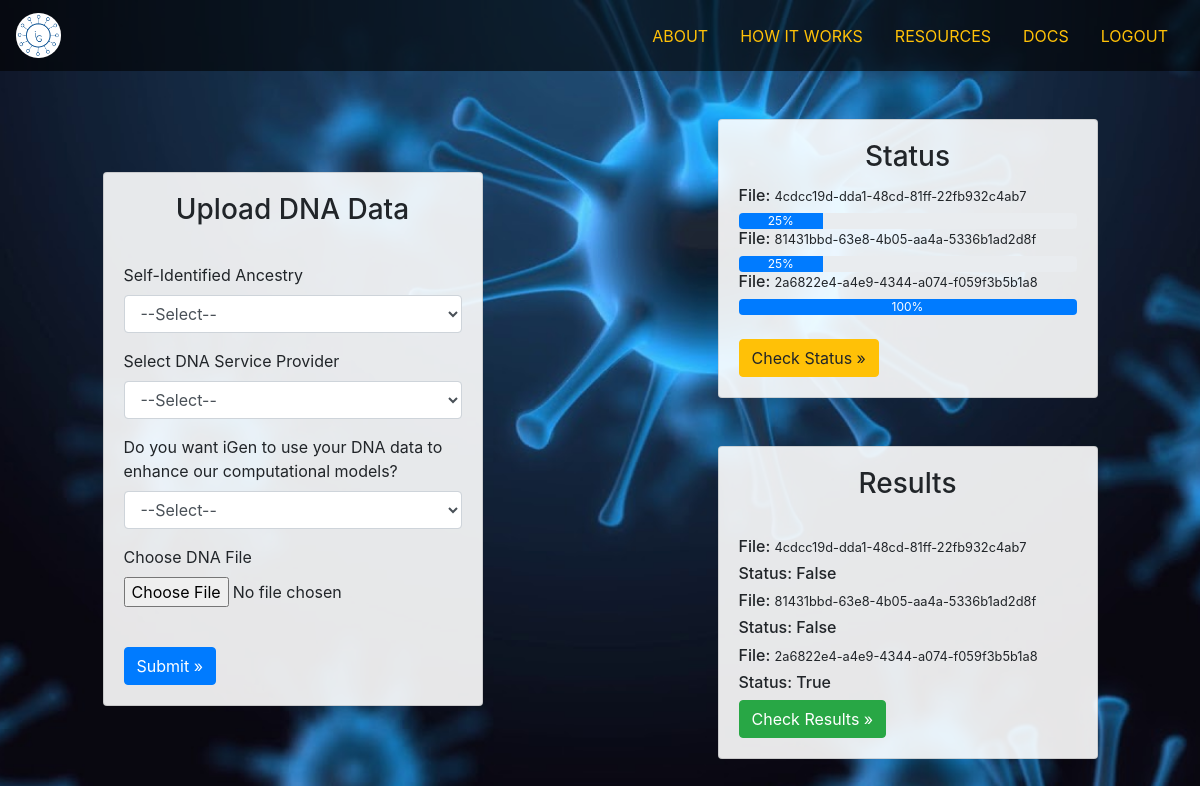
Screenshot of /dashboard (signed in) with the database file from the repository.
### core/models.py (models this page shows, shortened)
class PRS(models.Model):
	uuid = models.UUIDField(primary_key = True, default = uuid.uuid4, editable = False)
	user = models.ForeignKey(User, related_name = 'prs', on_delete=models.CASCADE)
	home_dir = models.CharField(max_length = 512)
	dna_source = models.CharField(max_length = 32, choices = PUBLIC_DNA_CHOICES)
	internal_usage_permission = models.BooleanField(default = False)
	self_identified_ancestry = models.CharField(max_length = 32, choices = SELF_IDENTIFIED_CHOICES)
	job_status = models.BooleanField(default = False)
	creation_date = models.DateField(auto_now_add = True , blank = True)

### core/views.py (the view)
# urls.py: path('dashboard', core_views.dashboard, name = 'dashboard'),
@login_required(login_url='/login/')
def dashboard(request, redirect_kwargs = None):
	if request.method == 'GET':
		if redirect_kwargs == None:
			user = request.user
			prs_files = user.prs.all()
			content = dict()
			content['prs'] = prs_files
			return render(request, 'dashboard.html', content)
		else:
			if "error" in redirect_kwargs:
				return render(request, 'dashboard.html', redirect_kwargs)

### templates/dashboard.html (shortened to what this page needs)
{% load static %}
<!DOCTYPE html>
<html style="height: 100%; padding: 0; margin: 0;">
<head>
	<link rel="stylesheet" href="https://stackpath.bootstrapcdn.com/bootstrap/4.4.1/css/bootstrap.min.css">
</head>
<body style="height: 100%">
	<nav class="navbar navbar-expand-lg navbar-dark" style="background-color: rgba(0,0,0,0.6)">
		<a class="navbar-brand" href="{% url 'home' %}"><img src="{% static 'logo.png' %}" style="height: 45px; border-radius: 22px;"></a>
		<div class="collapse navbar-collapse" id="navbarSupportedContent">
			<ul class="nav ml-auto">
				<li class="nav-item active">
					<a class="nav-link text-warning" href="{% url 'about' %}">ABOUT</a>
				</li>
				<li class="nav-item active">
					<a class="nav-link text-warning" href="{% url 'howitworks' %}">HOW IT WORKS</a>
				</li>
				<li class="nav-item active">
					<a class="nav-link text-warning" href="">RESOURCES</a>
				</li>
				<li class="nav-item active">
					<a class="nav-link text-warning" href="#">DOCS</a>
				</li>
				<li class="nav-item active">
					<a class="nav-link text-warning" href="{% url 'logout' %}">LOGOUT</a>
				</li>
			</ul>
		</div>
	</nav>
	<main role="main" class="align-items-center">
		<br><br>
		<div class="row align-items-center">
			<div class="col-md-4">
				<div class="card" style="background-color: rgba(256,256,256,0.9)">
					<div class="card-body">
						<h3 class="card-title text-center">Upload DNA Data</h3>
						<br>
						<form method="post" action="{% url 'upload' %}" enctype="multipart/form-data">
							<div class="form-group">
								<label for="ancestry-info">Self-Identified Ancestry</label>
								<select class="form-control" id="ancestry-info" name="self-identified-ancestry">
									<option>--Select--</option>
								</select>
							</div>
							<div class="form-group">
								<label for="service-select">Select DNA Service Provider</label>
								<select class="form-control" id="service-select" name="source">
									<option>--Select--</option>
								</select>
							</div>
							<div class="form-group">
								<label for="auth-select">Do you want iGen to use your DNA data to enhance our computational models?</label>
								<select class="form-control" id="auth-select" name="auth">
									<option>--Select--</option>
								</select>
							</div>
							<div class="form-group">
								<label for="file-field">Choose DNA File</label>
								<input type="file" class="form-control-file" id="file-field" name="dna-file">
							</div>
							<br>
							<button type="submit" class="btn btn-primary">Submit »</button>
						</form>
					</div>
				</div>
			</div>
			<div class="col-md-4">
				<div class="container">
					<div class="card row" style="background-color: rgba(256,256,256,0.9)">
						<div class="card-body">
							<h3 class="card-title text-center">Status</h3>
							{% for score in prs %}
								<h6>File: <small>{{ score.uuid }}</small></h6>
								{% if score.job_status %}
									<div class="progress">
										<div class="progress-bar" role="progressbar" style="width: 100%;" aria-valuenow="100" aria-valuemin="0" aria-valuemax="100">100%</div>
									</div>
								{% else %}
									<div class="progress">
										<div class="progress-bar" role="progressbar" style="width: 25%;" aria-valuenow="25" aria-valuemin="0" aria-valuemax="25">25%</div>
									</div>
								{% endif %}
							{% endfor %}
							<br>
							<a href="{% url 'status' %}" type="submit" class="btn btn-warning">Check Status »</a>
						</div>
					</div>
					<br><br>
					<div class="card row align-self-end" style="background-color: rgba(256,256,256,0.9)">
						<div class="card-body">
							<h3 class="card-title text-center">Results</h3>
							<br>
							{% for score in prs %}
								<h6>File: <small>{{ score.uuid }}</small></h6>
								<h6>Status: {{ score.job_status }}</h6>
							{% endfor %}
							<a href="{% url 'results' %}" type="submit" class="btn btn-success">Check Results »</a>
						</div>
					</div>
				</div>
			</div>
		</div>
	</main>
</body>
</html>

### rows the page displays
PRS: uuid "4cdcc19d-dda1-48cd-81ff-22fb932c4ab7", shows "25%", job_status "False"
PRS: uuid "81431bbd-63e8-4b05-aa4a-5336b1ad2d8f", shows "25%", job_status "False"
PRS: uuid "2a6822e4-a4e9-4344-a074-f059f3b5b1a8", shows "100%", job_status "True"
